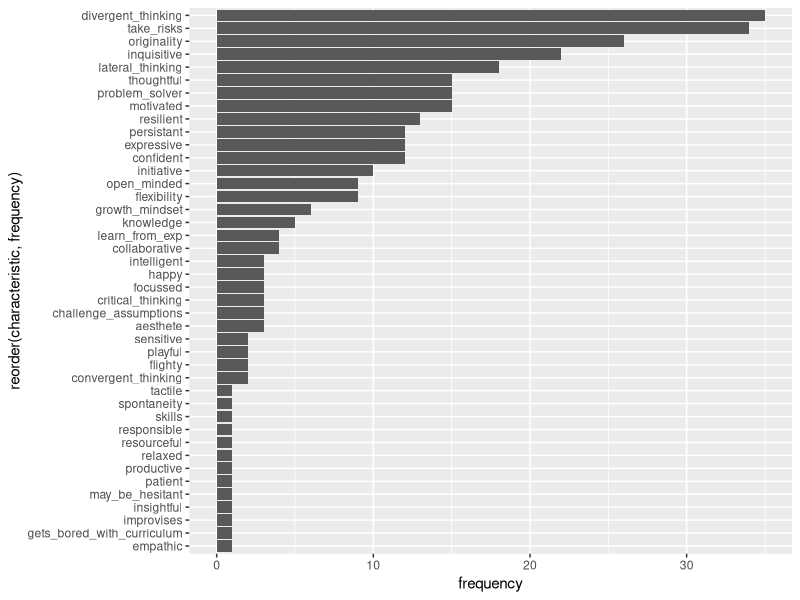
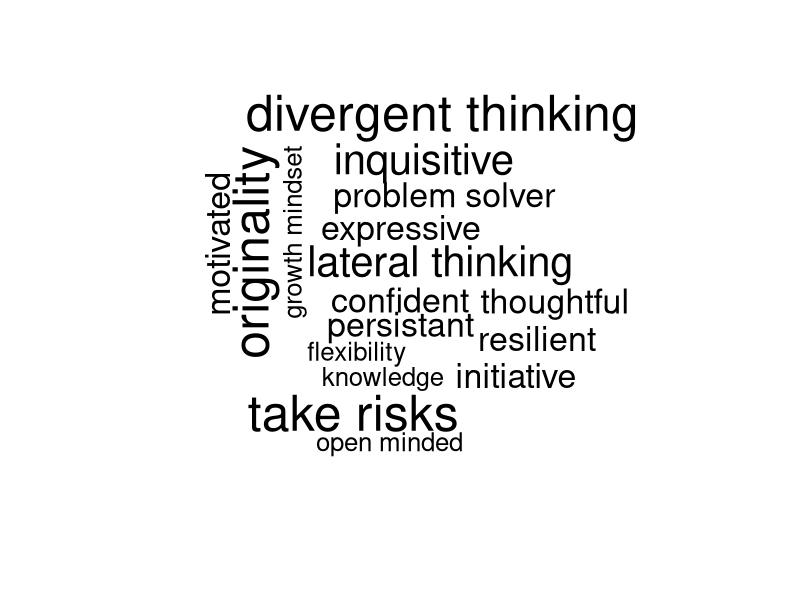

Recreate these plots in R, in order.
# Characteristics of creativity
#
# Author: Jason and Flo
#
# Revision history
# - 2016-09-17 Initial

library(data.table)
library(ggplot2)
library(magrittr)
library(wordcloud)


characteristics <- fread("data/characteristics_of_creativity.csv", colClasses = list(character = "RespondentID"))

# we're replacing all the NA values with 0. This is specifically for data tables.It loops through all the columns of the data table as defined by names(characteristics). is.na() is a function that returns a boolean (TRUE or FALSE). which() returns the index of TRUE.
for (col in names(characteristics)) {
  set(characteristics,
      i = characteristics[[col]] %>% is.na %>% which,
      j = col,
      value = 0)
}

#We're going to get the column sums.

characteristics[, `:=`(RespondentID = NULL,
                      `List the top three characteristics that you feel best describe a creative student. - 1.` = NULL,
                      `List the top three characteristics that you feel best describe a creative student. - 2.` = NULL,
                      `List the top three characteristics that you feel best describe a creative student. - 3.` = NULL)]

char_sums <- colSums(characteristics)

sort(char_sums, decreasing = TRUE)

plot_characteristics <- char_sums %>%
  as.data.frame %>%
  setDT(keep.rownames = TRUE) %>%
  setnames(c("characteristic", "frequency"))

ggplot(plot_characteristics, aes(reorder(characteristic, frequency), frequency)) + geom_bar(stat = "identity") + coord_flip()

# wordcloud

wordcloud(plot_characteristics$characteristic %>% gsub("_", " ", .), plot_characteristics$frequency %>% sqrt %>% ceiling, scale = c(3, 0.1))
